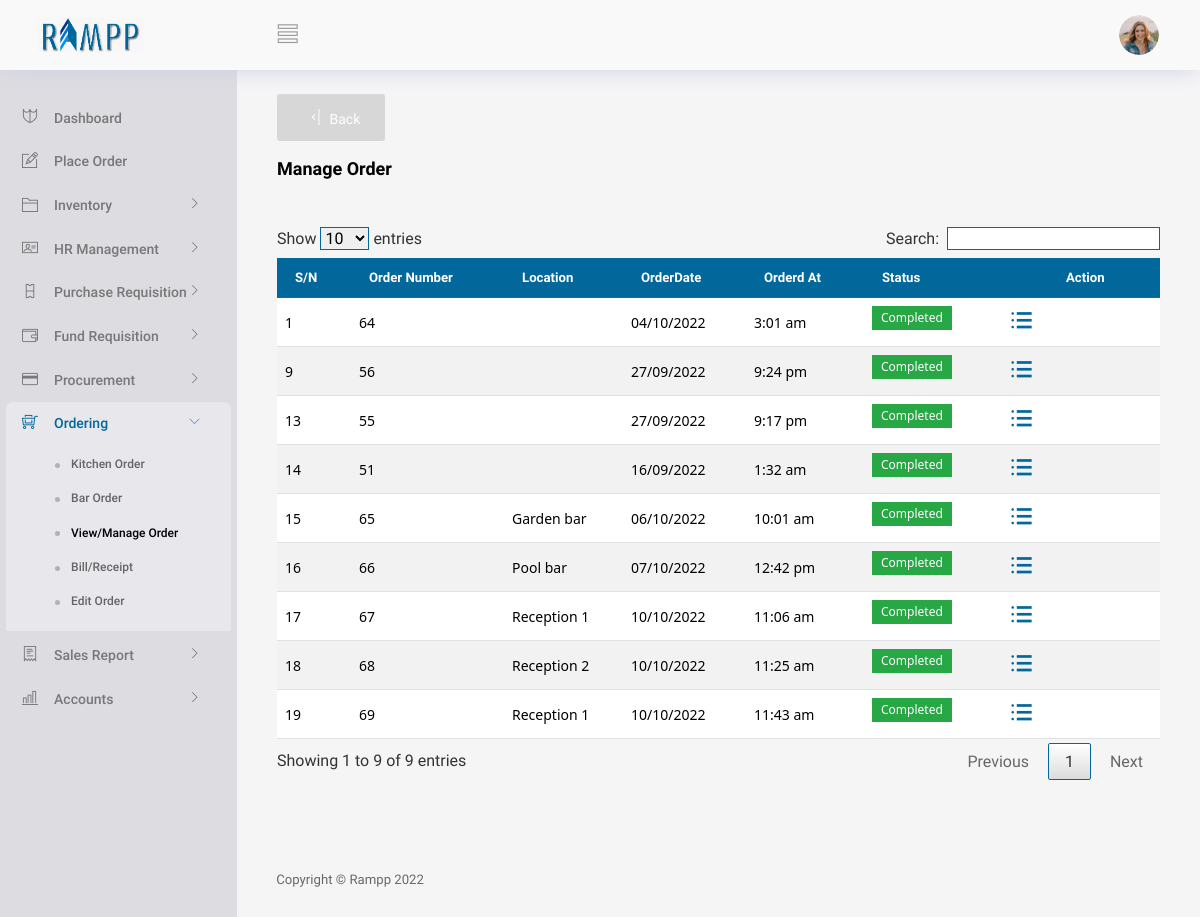
The page /View/Ordering/vmanageOrder.php (signed in) on the database its author committed.
### tables this page shows
CREATE TABLE IF NOT EXISTS `orders` (
  `sellerid` int(10) DEFAULT NULL,
  `orderid` int(10) NOT NULL,
  `totaltime` int(30) NOT NULL,
  `totalammount` int(200) NOT NULL,
  `status` int(10) NOT NULL,
  `orderdate` date NOT NULL,
  `odertime` varchar(30) NOT NULL,
  `hr` int(10) NOT NULL,
  `min` int(10) NOT NULL,
  `ampm` varchar(20) NOT NULL,
  `br` int(20) NOT NULL,
  `kch` int(20) NOT NULL,
  `receipt` int(10) NOT NULL,
  `k` int(10) NOT NULL,
  `b` int(10) NOT NULL,
  `bill` int(10) NOT NULL,
  `kt` int(100) NOT NULL,
  `bt` int(100) NOT NULL,
  `totalProfit` int(100) NOT NULL,
  `customerId` int(70) NOT NULL,
  `hasKechenDisc` tinyint(1) DEFAULT NULL,
  `hasBarDisc` tinyint(1) DEFAULT NULL,
  `kechenDisc` longtext,
  `barDisc` longtext,
  `locationName` longtext,
  `serviceCharge` int(200) DEFAULT '0'
);

### Controller/generalController.php (called while the page is built, shortened)
<?php
class GeneralController
{
    function getAllOrderedItem($conn)
    {
        $items = array();
        $query = "SELECT * FROM orders ";
        $results = mysqli_query($conn, $query);
        while ($row = mysqli_fetch_array($results)) {
            $items[] = $row;
        }
        return $items;
    }
}

### View/Ordering/vmanageOrder.php (the view, shortened to what this page needs)
<?php
   if(isset($_SESSION['validuser']))
   {
     include("../partials/_header.php");
      require("../../Controller/generalController.php");
      $conn = conString1();
      $UserUtils = new GeneralController();
      $data1 = $UserUtils->getAllOrderedItem($conn);
?>
<body>
  <div class="container-scroller">
    <?php  include("../partials/_navbar.php"); ?>
    <div class="container-fluid page-body-wrapper">
      <div class="main-panel">
        <div class="content-wrapper gbgn">
        <button  type="button" id="back" class="btn btn-icon-text text-white" style="background:#56565830;" onClick="window.history.back()">
          <i class="ti-shift-left-alt btn-icon-append"></i>
          Back
        </button>
          <br/>
          <br/>
          <div class="row">
            <div class="col-md-12 grid-margin">
              <div class="d-flex justify-content-between align-items-center">
                <div>
                  <h4 class="font-weight-bold mb-0">Manage Order</h4>
                </div>
              </div>
            </div>
          </div>
    <br/>
    <div class="container-flued">
      <div class="table-responsive">
        <table id="data-table-basic" class="customers">
          <thead>
              <tr>
                  <th class="text-center">S/N</th>
                  <th class="text-center">Order Number</th>
                  <th class="text-center">Location</th>
                  <th class="text-center">OrderDate</th>
                  <th class="text-center">Orderd At</th>
                  <th>Status</th>
                  <th style="padding-left: 80px;">Action</th>
              </tr>
          </thead>
          <tbody>
            <?php
              foreach ($data1 as $index => $value) {
                if ($value['receipt'] == 0) {
                  $retVal2 = "";
                  if ($value['br'] == 0 && $value['kch']==1) {
                    $retVal2 = ($value["status"] == "1"? "<label class='badge badge-success'>Completed</label>" :"<label class='badge badge-secondary'>Pending</label>") ;
                    $deleteBtn = ($value["status"] == "1"?true:false);
                  } elseif($value['br'] == 1 && $value['kch'] == 0){
                    $retVal2 = ($value["status"] == "1"? "<label class='badge badge-success'>Completed</label>" :"<label class='badge badge-secondary'>Pending</label>") ;
                  }else if($value['br'] == 1 && $value['kch'] == 1){
                    if ($value['k'] == 1 && $value['b'] == 1 && $value['status'] == 1) {
                      $retVal2 = "<label class='badge badge-success'>Completed</label>";
                    }elseif($value['k'] == 1 || $value['b'] == 1 && $value['status'] == 0){
                      $retVal2 = "<label class='badge badge-warning'>Progressing</label>";
                      $deleteBtn = true;
                    }else{
                      $retVal2 = "<label class='badge badge-secondary'>Pending</label>";
                      $deleteBtn = false;
                    }
                  }
            ?>
                <tr>
                  <td class="text-left"><?php echo $index + 1 ?></td>
                  <td class="text-left"><?php echo $value['orderid']; ?></td>
                  <td class="text-left"><?php echo $value['locationName']; ?></td>
                  <td class="text-left"><?php echo date('d/m/Y',strtotime($value["orderdate"])) ?></td>
                  <td class="text-left"><?php echo $value["odertime"]; ?></td>
                  <td><?php echo $retVal2 ?></td>
                  <td>
                  <div class="dropdown ">
                    <div class="d-flex justify-content-between align-items-center">
                    <span data-bs-toggle="tooltip" data-bs-placement="left"  title="View">
                      <i class="ti-menu-alt btn-icon-append dropbtn " style="color:#02679a;" data-bs-toggle="modal" data-bs-target="#viewModal" onclick="listItem(<?php echo $value['orderid']; ?>)"></i>
                    </span>
                    </div>
                  </div>
                  </td>
              </tr>
        <?php
         }
          }
        ?>
          </tbody>
                  </table>
                </div>
    </div>
    <br/>
    <br/>
        </div>
        <?php include("../partials/_footer.php"); ?>
      </div>
    </div>
  </div>
  <?php
 include("../partials/_script.php");
?>
<?php
 }
 else
 {
    header("Location: ../../index.php?message=loginNot");
    exit;
 }
?>

### www/css/s1.css (style rules this page uses)
.gbgn { background-color: #dddce14d !important; }

### View/Ordering/vmanageOrder.php (style rules this page uses)
.dropbtn { color: #28a745; padding: 16px; font-size: 23px !important; border: none; cursor: pointer; box-shadow: 10px #9d0d5c9e; }
.dropdown { position: relative; display: inline-block; overflow-y: visible; }
.customers { font-family: "Roboto", sans-serif !important; font-size:16px !important; border-collapse: collapse !important; width: 100% !important; }
.customers td, #customers th { border:none !important; padding: 8px !important; }
tbody { border-bottom: 1px solid #dee2e6 !important; border-top: 1px solid #dee2e6 !important; }
.customers td { font-size:0.875rem !important; font-family: system-ui; border-bottom: 1px solid #dee2e6 !important; border-top: 1px solid #dee2e6 !important; }
.customers tr:nth-child(even) { background-color: #f2f2f2 !important; }
.customers th { padding-top: 12px !important; padding-bottom: 12px !important; text-align: left !important; border-top: 0 !important; border-bottom-width: 1px !important; font-weight: bold !important; font-size:13.2px !important; background-color: #02679a; color: white; }
i { display:inline; padding-left:0; }

### rows shown on the page
orders: orderid "64", orderdate "04/10/2022", odertime "3:01 am", k "Completed"
orders: orderid "56", orderdate "27/09/2022", odertime "9:24 pm", status "Completed"
orders: orderid "55", orderdate "27/09/2022", odertime "9:17 pm", status "Completed"
orders: orderid "51", orderdate "16/09/2022", odertime "1:32 am", k "Completed"
orders: orderid "65", locationName "Garden bar", orderdate "06/10/2022", odertime "10:01 am", k "Completed"
orders: orderid "66", locationName "Pool bar", orderdate "07/10/2022", odertime "12:42 pm", k "Completed"
orders: orderid "67", locationName "Reception 1", orderdate "10/10/2022", odertime "11:06 am", k "Completed"
orders: orderid "68", locationName "Reception 2", orderdate "10/10/2022", odertime "11:25 am", k "Completed"
orders: orderid "69", locationName "Reception 1", orderdate "10/10/2022", odertime "11:43 am", k "Completed"
